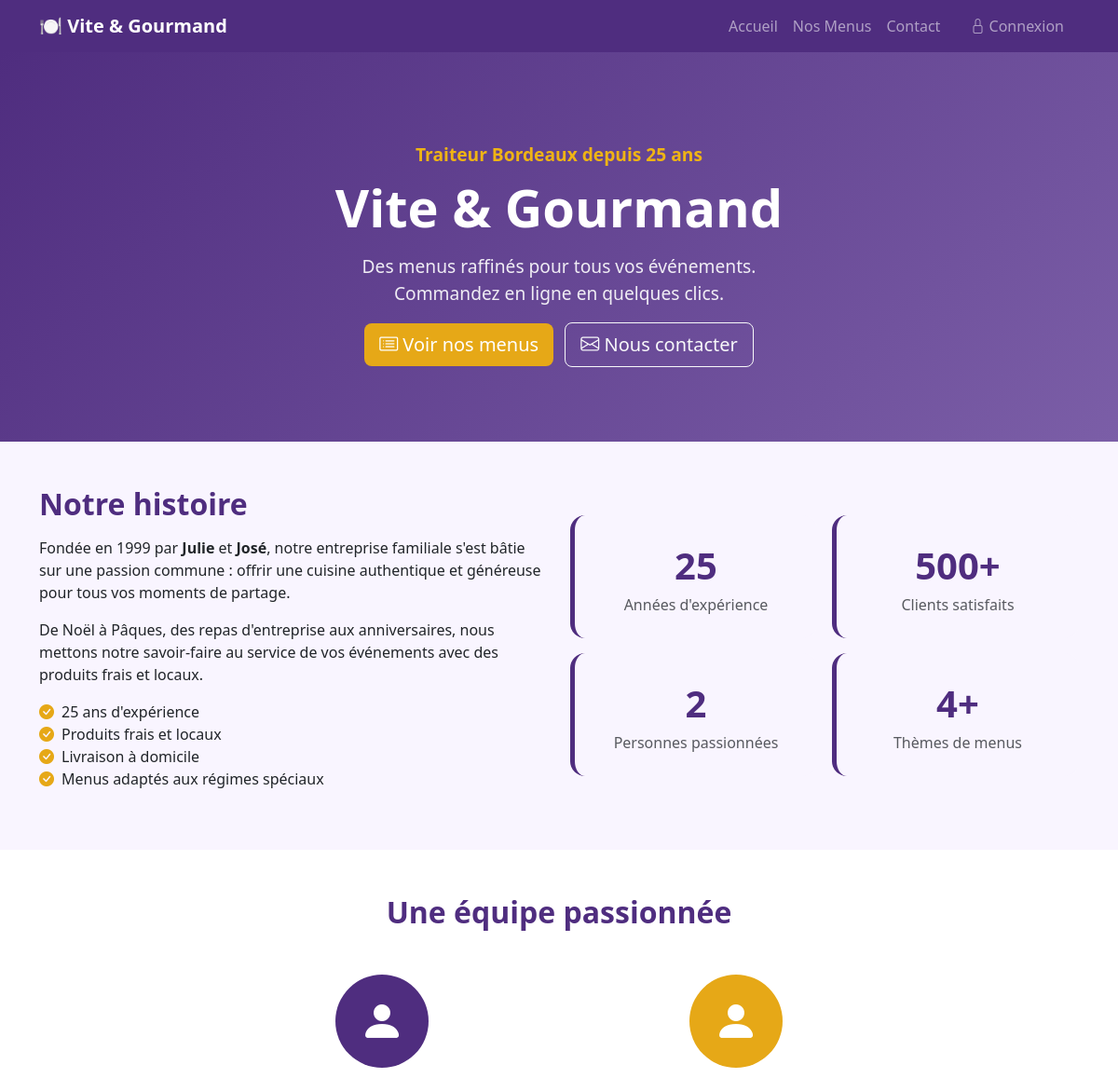
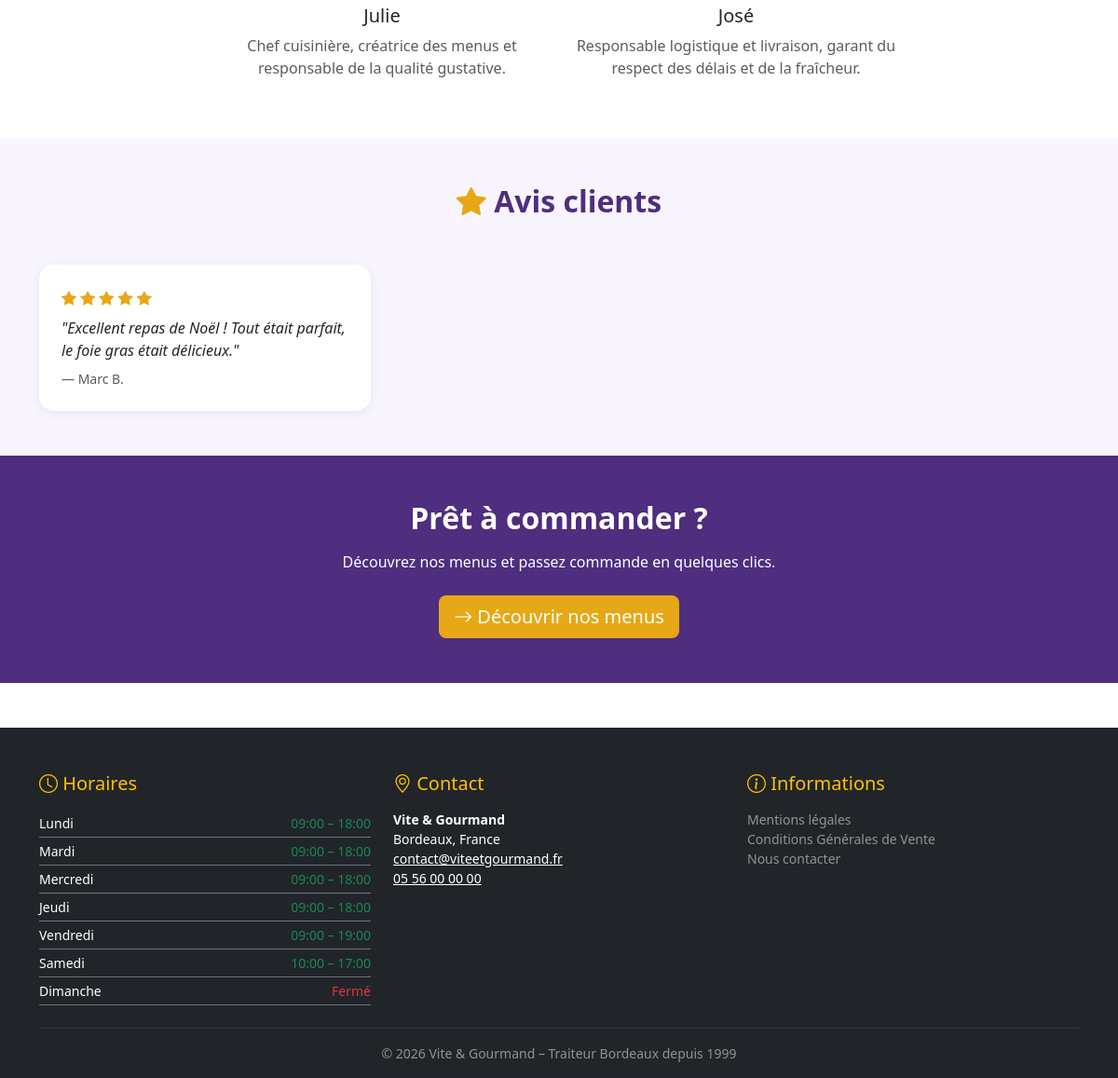
The page / on the database its author committed (2 pictures, top to bottom).
### tables this page shows
CREATE TABLE avis (
    avis_id         INT          NOT NULL AUTO_INCREMENT,
    commande_id     INT          NOT NULL,
    utilisateur_id  INT          NOT NULL,
    note            TINYINT      NOT NULL CHECK (note BETWEEN 1 AND 5),
    commentaire     TEXT         NOT NULL,
    statut          ENUM('en_attente','valide','refuse') NOT NULL DEFAULT 'en_attente',
    created_at      DATETIME     NOT NULL DEFAULT CURRENT_TIMESTAMP,
    PRIMARY KEY (avis_id),
    UNIQUE KEY uq_avis_commande (commande_id),
    CONSTRAINT fk_avis_commande    FOREIGN KEY (commande_id)    REFERENCES commande    (commande_id),
    CONSTRAINT fk_avis_utilisateur FOREIGN KEY (utilisateur_id) REFERENCES utilisateur (utilisateur_id)
);

CREATE TABLE utilisateur (
    utilisateur_id  INT           NOT NULL AUTO_INCREMENT,
    role_id         INT           NOT NULL DEFAULT 3,    
    email           VARCHAR(100)  NOT NULL,
    password_hash   VARCHAR(255)  NOT NULL,
    nom             VARCHAR(50)   NOT NULL,
    prenom          VARCHAR(50)   NOT NULL,
    gsm             VARCHAR(20)   NOT NULL,
    adresse         VARCHAR(150)  NOT NULL,
    ville           VARCHAR(80)   NOT NULL,
    code_postal     VARCHAR(10)   NOT NULL,
    pays            VARCHAR(50)   NOT NULL DEFAULT 'France',
    actif           TINYINT(1)    NOT NULL DEFAULT 1,
    reset_token     VARCHAR(255)  NULL,
    reset_token_exp DATETIME      NULL,
    created_at      DATETIME      NOT NULL DEFAULT CURRENT_TIMESTAMP,
    updated_at      DATETIME      NOT NULL DEFAULT CURRENT_TIMESTAMP ON UPDATE CURRENT_TIMESTAMP,
    PRIMARY KEY (utilisateur_id),
    UNIQUE KEY uq_email (email),
    CONSTRAINT fk_utilisateur_role FOREIGN KEY (role_id) REFERENCES role (role_id)
);

CREATE TABLE horaire (
    horaire_id       INT          NOT NULL AUTO_INCREMENT,
    jour             TINYINT      NOT NULL,  
    heure_ouverture  VARCHAR(5)   NULL,      
    heure_fermeture  VARCHAR(5)   NULL,
    ferme            TINYINT(1)   NOT NULL DEFAULT 0,
    PRIMARY KEY (horaire_id),
    UNIQUE KEY uq_horaire_jour (jour)
);

### app/helpers/functions.php (called while the page is built, shortened)
<?php
function e(string $str): string
{
    return htmlspecialchars($str, ENT_QUOTES | ENT_SUBSTITUTE, 'UTF-8');
}
function view(string $template, array $data = []): void
{
    extract($data);
    require APP_PATH . '/views/' . $template . '.php';
}

### app/controllers/HomeController.php (called while the page is built)
<?php
require_once APP_PATH . '/models/AvisModel.php';
class HomeController
{
    public function index(): void
    {
        view('home/index', []);
    }
}

### public/index.php (called while the page is built, shortened)
<?php
require_once APP_PATH . '/config/Database.php';
require_once APP_PATH . '/helpers/functions.php';
$uri    = parse_url($_SERVER['REQUEST_URI'], PHP_URL_PATH);
$method = $_SERVER['REQUEST_METHOD'];
$routes = [
    'GET'  => [
        '/'                     => ['HomeController',    'index'],
        '/menus'                => ['MenuController',    'index'],
        '/menus/detail'         => ['MenuController',    'detail'],
        '/commande'             => ['CommandeController','form'],
        '/connexion'            => ['AuthController',    'loginForm'],
        '/inscription'          => ['AuthController',    'registerForm'],
        '/deconnexion'          => ['AuthController',    'logout'],
        '/mot-de-passe-oublie'  => ['AuthController',    'forgotForm'],
        '/reinitialiser'        => ['AuthController',    'resetForm'],
        '/espace-utilisateur'   => ['UserController',    'dashboard'],
        '/espace-employe'       => ['EmployeController', 'dashboard'],
        '/espace-admin'         => ['AdminController',   'dashboard'],
        '/contact'              => ['ContactController', 'form'],
        '/mentions-legales'     => ['PageController',    'mentions'],
        '/cgv'                  => ['PageController',    'cgv'],
    ],
    'POST' => [
        '/connexion'            => ['AuthController',    'login'],
        '/inscription'          => ['AuthController',    'register'],
        '/mot-de-passe-oublie'  => ['AuthController',    'forgotSend'],
        '/reinitialiser'        => ['AuthController',    'resetPassword'],
        '/commande'             => ['CommandeController','store'],
        '/contact'              => ['ContactController', 'send'],
        '/espace-utilisateur/annuler'  => ['UserController',    'cancelOrder'],
        '/espace-utilisateur/avis'     => ['UserController',    'submitAvis'],
        '/espace-employe/commande'     => ['EmployeController', 'updateCommande'],
        '/espace-employe/avis'         => ['EmployeController', 'moderateAvis'],
        '/espace-employe/menu'         => ['EmployeController', 'saveMenu'],
        '/espace-admin/employe'        => ['AdminController',   'saveEmploye'],
        '/menus/filter'                => ['MenuController',    'filter'],
    ],
];
$controllerClass = null;
$action          = null;
if (isset($routes[$method][$uri])) {
    [$controllerClass, $action] = $routes[$method][$uri];
} else {
    http_response_code(404);
    include APP_PATH . '/views/errors/404.php';
    exit;
}
$controller = new $controllerClass();
$controller->$action();

### app/config/Database.php (called while the page is built, shortened)
<?php
class Database
{
    private static ?PDO $instance = null;
    public static function getInstance(): PDO
    {
        if (self::$instance === null) {
            $dsn  = sprintf(
                'mysql:host=%s;port=%s;dbname=%s;charset=utf8mb4',
                $_ENV['DB_HOST'] ?? 'localhost',
                $_ENV['DB_PORT'] ?? '3306',
                $_ENV['DB_NAME'] ?? 'vite_gourmand'
            );
            $options = [
                PDO::ATTR_ERRMODE            => PDO::ERRMODE_EXCEPTION,
                PDO::ATTR_DEFAULT_FETCH_MODE => PDO::FETCH_ASSOC,
                PDO::ATTR_EMULATE_PREPARES   => false,
            ];
            self::$instance = new PDO($dsn, $_ENV['DB_USER'] ?? 'root', $_ENV['DB_PASS'] ?? '', $options);
        }
        return self::$instance;
    }
}

### app/models/AvisModel.php (called while the page is built, shortened)
<?php
class AvisModel
{
    private PDO $db;
    public function __construct() { $this->db = Database::getInstance(); }
    public function getValides(): array
    {
        $stmt = $this->db->prepare(
            "SELECT a.*, u.nom, u.prenom
             FROM avis a
             JOIN utilisateur u ON u.utilisateur_id = a.utilisateur_id
             WHERE a.statut = 'valide'
             ORDER BY a.created_at DESC LIMIT 9"
        );
        $stmt->execute();
        return $stmt->fetchAll();
    }
}

### app/models/HoraireModel.php (called while the page is built, shortened)
<?php
class HoraireModel
{
    private PDO $db;
    public function __construct() { $this->db = Database::getInstance(); }
    public function getAll(): array
    {
        return $this->db->query('SELECT * FROM horaire ORDER BY jour')->fetchAll();
    }
}

### app/views/home/index.php (the view, shortened to what this page needs)
<?php
require_once APP_PATH . '/views/layouts/header.php';
require_once APP_PATH . '/models/AvisModel.php';
$avisModel = new AvisModel();
$avis = $avisModel->getValides();
?>
<section class="hero" aria-label="Présentation Vite et Gourmand">
    <div class="container">
        <p class="text-warning fw-bold mb-2">Traiteur Bordeaux depuis 25 ans</p>
        <h1>Vite &amp; Gourmand</h1>
        <p>Des menus raffinés pour tous vos événements.<br>Commandez en ligne en quelques clics.</p>
        <a href="/menus" class="btn btn-gold btn-lg me-2">
            <i class="bi bi-card-list" aria-hidden="true"></i> Voir nos menus
        </a>
        <a href="/contact" class="btn btn-outline-light btn-lg">
            <i class="bi bi-envelope" aria-hidden="true"></i> Nous contacter
        </a>
    </div>
</section>
<section class="py-5 bg-vg-light" aria-labelledby="about-title">
    <div class="container">
        <div class="row align-items-center g-4">
            <div class="col-md-6">
                <h2 id="about-title" class="text-vg fw-bold mb-3">Notre histoire</h2>
                <p>Fondée en 1999 par <strong>Julie</strong> et <strong>José</strong>, notre entreprise familiale
                   s'est bâtie sur une passion commune : offrir une cuisine authentique et généreuse pour
                   tous vos moments de partage.</p>
                <p>De Noël à Pâques, des repas d'entreprise aux anniversaires, nous mettons notre
                   savoir-faire au service de vos événements avec des produits frais et locaux.</p>
                <ul class="list-unstyled">
                    <li><i class="bi bi-check-circle-fill text-gold me-2" aria-hidden="true"></i>25 ans d'expérience</li>
                    <li><i class="bi bi-check-circle-fill text-gold me-2" aria-hidden="true"></i>Produits frais et locaux</li>
                    <li><i class="bi bi-check-circle-fill text-gold me-2" aria-hidden="true"></i>Livraison à domicile</li>
                    <li><i class="bi bi-check-circle-fill text-gold me-2" aria-hidden="true"></i>Menus adaptés aux régimes spéciaux</li>
                </ul>
            </div>
            <div class="col-md-6 text-center">
                <div class="row g-3">
                    <div class="col-6">
                        <div class="stat-card text-center">
                            <div class="stat-number">25</div>
                            <div class="text-muted">Années d'expérience</div>
                        </div>
                    </div>
                    <div class="col-6">
                        <div class="stat-card text-center">
                            <div class="stat-number">500+</div>
                            <div class="text-muted">Clients satisfaits</div>
                        </div>
                    </div>
                    <div class="col-6">
                        <div class="stat-card text-center">
                            <div class="stat-number">2</div>
                            <div class="text-muted">Personnes passionnées</div>
                        </div>
                    </div>
                    <div class="col-6">
                        <div class="stat-card text-center">
                            <div class="stat-number">4+</div>
                            <div class="text-muted">Thèmes de menus</div>
                        </div>
                    </div>
                </div>
            </div>
        </div>
    </div>
</section>
<section class="py-5" aria-labelledby="team-title">
    <div class="container">
        <h2 id="team-title" class="text-center text-vg fw-bold mb-5">Une équipe passionnée</h2>
        <div class="row g-4 justify-content-center">
            <div class="col-md-4 text-center">
                <div class="rounded-circle bg-vg d-inline-flex align-items-center justify-content-center mb-3"
                     style="width:100px;height:100px">
                    <i class="bi bi-person-fill text-white" style="font-size:3rem" aria-hidden="true"></i>
                </div>
                <h3 class="h5">Julie</h3>
                <p class="text-muted">Chef cuisinière, créatrice des menus et responsable de la qualité gustative.</p>
            </div>
            <div class="col-md-4 text-center">
                <div class="rounded-circle bg-gold d-inline-flex align-items-center justify-content-center mb-3"
                     style="width:100px;height:100px;background:var(--vg-gold)!important">
                    <i class="bi bi-person-fill text-white" style="font-size:3rem" aria-hidden="true"></i>
                </div>
                <h3 class="h5">José</h3>
                <p class="text-muted">Responsable logistique et livraison, garant du respect des délais et de la fraîcheur.</p>
            </div>
        </div>
    </div>
</section>
<?php if (!empty($avis)): ?>
<section class="py-5 bg-vg-light" aria-labelledby="avis-title">
    <div class="container">
        <h2 id="avis-title" class="text-center text-vg fw-bold mb-5">
            <i class="bi bi-star-fill text-gold" aria-hidden="true"></i> Avis clients
        </h2>
        <div class="row g-4">
            <?php foreach ($avis as $a): ?>
                <div class="col-md-4">
                    <article class="avis-card h-100">
                        <div class="stars mb-2" aria-label="Note : <?= $a['note'] ?> sur 5">
                            <?php for ($i = 1; $i <= 5; $i++): ?>
                                <i class="bi <?= $i <= $a['note'] ? 'bi-star-fill' : 'bi-star' ?>" aria-hidden="true"></i>
                            <?php endfor; ?>
                        </div>
                        <blockquote class="mb-2 fst-italic">"<?= e($a['commentaire']) ?>"</blockquote>
                        <footer class="text-muted small">
                            — <?= e($a['prenom'] . ' ' . substr($a['nom'], 0, 1) . '.') ?>
                        </footer>
                    </article>
                </div>
            <?php endforeach; ?>
        </div>
    </div>
</section>
<?php endif; ?>
<section class="py-5 text-center bg-vg text-white" aria-label="Appel à l'action">
    <div class="container">
        <h2 class="fw-bold mb-3">Prêt à commander ?</h2>
        <p class="mb-4">Découvrez nos menus et passez commande en quelques clics.</p>
        <a href="/menus" class="btn btn-gold btn-lg">
            <i class="bi bi-arrow-right" aria-hidden="true"></i> Découvrir nos menus
        </a>
    </div>
</section>
<?php require_once APP_PATH . '/views/layouts/footer.php'; ?>

### app/views/layouts/footer.php (shortened to what this page needs)
</main>
<footer class="bg-dark text-white pt-5 pb-3 mt-5" role="contentinfo">
    <div class="container">
        <div class="row g-4">
            <div class="col-md-4">
                <h3 class="h5 text-warning mb-3">
                    <i class="bi bi-clock" aria-hidden="true"></i> Horaires
                </h3>
                <?php
                require_once APP_PATH . '/models/HoraireModel.php';
                $horaireModel = new HoraireModel();
                $horaires     = $horaireModel->getAll();
                $jours = ['', 'Lundi', 'Mardi', 'Mercredi', 'Jeudi', 'Vendredi', 'Samedi', 'Dimanche'];
                foreach ($horaires as $h): ?>
                    <div class="d-flex justify-content-between small border-bottom border-secondary py-1">
                        <span><?= e($jours[$h['jour']]) ?></span>
                        <span class="<?= $h['ferme'] ? 'text-danger' : 'text-success' ?>">
                            <?= $h['ferme'] ? 'Fermé' : e($h['heure_ouverture']) . ' – ' . e($h['heure_fermeture']) ?>
                        </span>
                    </div>
                <?php endforeach; ?>
            </div>
            <div class="col-md-4">
                <h3 class="h5 text-warning mb-3">
                    <i class="bi bi-geo-alt" aria-hidden="true"></i> Contact
                </h3>
                <address class="small">
                    <strong>Vite &amp; Gourmand</strong><br>
                    Bordeaux, France<br>
                    <a href="mailto:contact@viteetgourmand.fr" class="text-white">
                        contact@viteetgourmand.fr
                    </a><br>
                    <a href="tel:+33556000000" class="text-white">05 56 00 00 00</a>
                </address>
            </div>
            <div class="col-md-4">
                <h3 class="h5 text-warning mb-3">
                    <i class="bi bi-info-circle" aria-hidden="true"></i> Informations
                </h3>
                <ul class="list-unstyled small">
                    <li><a href="/mentions-legales" class="text-white-50 text-decoration-none hover-white">Mentions légales</a></li>
                    <li><a href="/cgv" class="text-white-50 text-decoration-none hover-white">Conditions Générales de Vente</a></li>
                    <li><a href="/contact" class="text-white-50 text-decoration-none hover-white">Nous contacter</a></li>
                </ul>
            </div>
        </div>
        <hr class="border-secondary mt-4">
        <p class="text-center text-white-50 small mb-0">
            &copy; <?= date('Y') ?> Vite &amp; Gourmand – Traiteur Bordeaux depuis 1999
        </p>
    </div>
</footer>
</body>
</html>

### rows shown on the page
avis: note 5 (drawn), commentaire "Excellent repas de Noël ! Tout était parfait, le foie gras était délicieux.", utilisateur.nom "Marc B."
horaire: jour "Lundi", heure_ouverture "09:00", heure_fermeture "18:00"
horaire: jour "Mardi", heure_ouverture "09:00", heure_fermeture "18:00"
horaire: jour "Mercredi", heure_ouverture "09:00", heure_fermeture "18:00"
horaire: jour "Jeudi", heure_ouverture "09:00", heure_fermeture "18:00"
horaire: jour "Vendredi", heure_ouverture "09:00", heure_fermeture "19:00"
horaire: jour "Samedi", heure_ouverture "10:00", heure_fermeture "17:00"
horaire: jour "Dimanche", ferme "Fermé"
